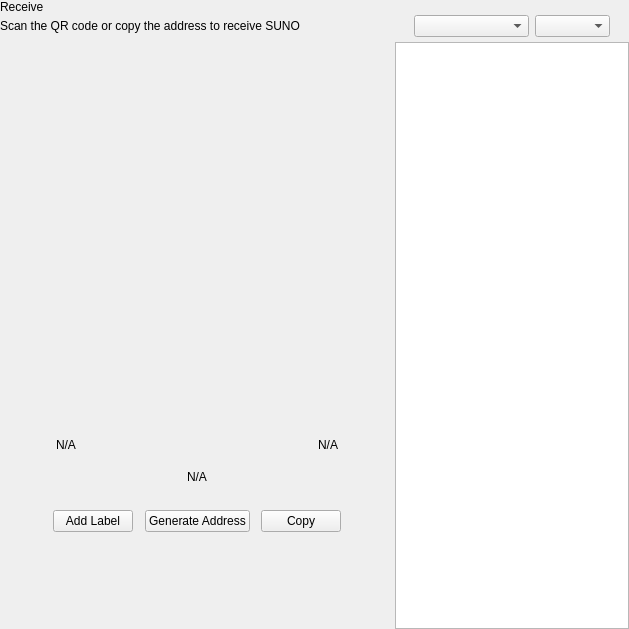
<?xml version="1.0" encoding="UTF-8"?>
<ui version="4.0">
 <class>ReceiveWidget</class>
 <widget class="QWidget" name="ReceiveWidget">
  <property name="geometry">
   <rect>
    <x>0</x>
    <y>0</y>
    <width>629</width>
    <height>629</height>
   </rect>
  </property>
  <property name="minimumSize">
   <size>
    <width>0</width>
    <height>0</height>
   </size>
  </property>
  <property name="windowTitle">
   <string>Form</string>
  </property>
  <layout class="QHBoxLayout" name="horizontalLayout_2" stretch="2,1">
   <property name="spacing">
    <number>0</number>
   </property>
   <property name="leftMargin">
    <number>0</number>
   </property>
   <property name="topMargin">
    <number>0</number>
   </property>
   <property name="rightMargin">
    <number>0</number>
   </property>
   <property name="bottomMargin">
    <number>0</number>
   </property>
   <item>
    <widget class="QWidget" name="left" native="true">
     <layout class="QVBoxLayout" name="verticalLayout_3">
      <property name="leftMargin">
       <number>0</number>
      </property>
      <property name="topMargin">
       <number>0</number>
      </property>
      <property name="rightMargin">
       <number>0</number>
      </property>
      <property name="bottomMargin">
       <number>0</number>
      </property>
      <item>
       <layout class="QVBoxLayout" name="verticalLayout_2">
        <property name="spacing">
         <number>0</number>
        </property>
        <property name="leftMargin">
         <number>0</number>
        </property>
        <item>
         <layout class="QHBoxLayout" name="horizontalLayout_3">
          <property name="spacing">
           <number>0</number>
          </property>
          <item>
           <layout class="QVBoxLayout" name="verticalLayout_4">
            <property name="spacing">
             <number>5</number>
            </property>
            <item>
             <widget class="QLabel" name="labelTitle">
              <property name="text">
               <string>Receive</string>
              </property>
             </widget>
            </item>
            <item alignment="Qt::AlignTop">
             <widget class="QLabel" name="labelSubtitle1">
              <property name="text">
               <string>Scan the QR code or copy the address to receive SUNO</string>
              </property>
             </widget>
            </item>
           </layout>
          </item>
          <item>
           <spacer name="horizontalSpacer">
            <property name="orientation">
             <enum>Qt::Horizontal</enum>
            </property>
            <property name="sizeHint" stdset="0">
             <size>
              <width>40</width>
              <height>20</height>
             </size>
            </property>
           </spacer>
          </item>
         </layout>
        </item>
        <item>
         <spacer name="verticalSpacer_2">
          <property name="orientation">
           <enum>Qt::Vertical</enum>
          </property>
          <property name="sizeType">
           <enum>QSizePolicy::Expanding</enum>
          </property>
          <property name="sizeHint" stdset="0">
           <size>
            <width>20</width>
            <height>50</height>
           </size>
          </property>
         </spacer>
        </item>
        <item alignment="Qt::AlignHCenter">
         <widget class="QWidget" name="layoutQR" native="true">
          <property name="maximumSize">
           <size>
            <width>510</width>
            <height>16777215</height>
           </size>
          </property>
          <layout class="QVBoxLayout" name="verticalLayoutQr">
           <item>
            <spacer name="verticalSpacer11">
             <property name="orientation">
              <enum>Qt::Vertical</enum>
             </property>
             <property name="sizeType">
              <enum>QSizePolicy::Fixed</enum>
             </property>
             <property name="sizeHint" stdset="0">
              <size>
               <width>20</width>
               <height>20</height>
              </size>
             </property>
            </spacer>
           </item>
           <item alignment="Qt::AlignHCenter">
            <widget class="QLabel" name="labelQrImg">
             <property name="minimumSize">
              <size>
               <width>260</width>
               <height>260</height>
              </size>
             </property>
             <property name="maximumSize">
              <size>
               <width>260</width>
               <height>260</height>
              </size>
             </property>
             <property name="text">
              <string/>
             </property>
             <property name="alignment">
              <set>Qt::AlignCenter</set>
             </property>
            </widget>
           </item>
           <item>
            <spacer name="verticalSpacer_21">
             <property name="orientation">
              <enum>Qt::Vertical</enum>
             </property>
             <property name="sizeType">
              <enum>QSizePolicy::Fixed</enum>
             </property>
             <property name="sizeHint" stdset="0">
              <size>
               <width>20</width>
               <height>30</height>
              </size>
             </property>
            </spacer>
           </item>
           <item>
            <widget class="QWidget" name="widget" native="true">
             <property name="minimumSize">
              <size>
               <width>0</width>
               <height>0</height>
              </size>
             </property>
             <layout class="QHBoxLayout" name="horizontalLayout_5">
              <item>
               <widget class="QLabel" name="labelLabel">
                <property name="text">
                 <string notr="true">N/A</string>
                </property>
               </widget>
              </item>
              <item>
               <spacer name="horizontalSpacer_2">
                <property name="orientation">
                 <enum>Qt::Horizontal</enum>
                </property>
                <property name="sizeHint" stdset="0">
                 <size>
                  <width>141</width>
                  <height>20</height>
                 </size>
                </property>
               </spacer>
              </item>
              <item>
               <widget class="QLabel" name="labelDate">
                <property name="text">
                 <string notr="true">N/A</string>
                </property>
                <property name="alignment">
                 <set>Qt::AlignRight|Qt::AlignTrailing|Qt::AlignVCenter</set>
                </property>
               </widget>
              </item>
             </layout>
            </widget>
           </item>
           <item>
            <widget class="QLabel" name="labelAddress">
             <property name="sizePolicy">
              <sizepolicy hsizetype="Expanding" vsizetype="Preferred">
               <horstretch>0</horstretch>
               <verstretch>0</verstretch>
              </sizepolicy>
             </property>
             <property name="minimumSize">
              <size>
               <width>300</width>
               <height>0</height>
              </size>
             </property>
             <property name="text">
              <string notr="true">N/A</string>
             </property>
             <property name="alignment">
              <set>Qt::AlignCenter</set>
             </property>
            </widget>
           </item>
           <item>
            <spacer name="verticalSpacer_4">
             <property name="orientation">
              <enum>Qt::Vertical</enum>
             </property>
             <property name="sizeType">
              <enum>QSizePolicy::Fixed</enum>
             </property>
             <property name="sizeHint" stdset="0">
              <size>
               <width>20</width>
               <height>20</height>
              </size>
             </property>
            </spacer>
           </item>
           <item>
            <layout class="QHBoxLayout" name="horizontalLayout_4">
             <item alignment="Qt::AlignHCenter">
              <widget class="QPushButton" name="pushButtonLabel">
               <property name="focusPolicy">
                <enum>Qt::NoFocus</enum>
               </property>
               <property name="text">
                <string>Add Label</string>
               </property>
              </widget>
             </item>
             <item alignment="Qt::AlignHCenter">
              <widget class="QPushButton" name="pushButtonNewAddress">
               <property name="focusPolicy">
                <enum>Qt::NoFocus</enum>
               </property>
               <property name="text">
                <string>Generate Address</string>
               </property>
              </widget>
             </item>
             <item alignment="Qt::AlignHCenter">
              <widget class="QPushButton" name="pushButtonCopy">
               <property name="focusPolicy">
                <enum>Qt::NoFocus</enum>
               </property>
               <property name="text">
                <string>Copy</string>
               </property>
              </widget>
             </item>
            </layout>
           </item>
           <item>
            <spacer name="verticalSpacer_3">
             <property name="orientation">
              <enum>Qt::Vertical</enum>
             </property>
             <property name="sizeType">
              <enum>QSizePolicy::Expanding</enum>
             </property>
             <property name="sizeHint" stdset="0">
              <size>
               <width>20</width>
               <height>20</height>
              </size>
             </property>
            </spacer>
           </item>
          </layout>
         </widget>
        </item>
        <item>
         <spacer name="verticalSpacer">
          <property name="orientation">
           <enum>Qt::Vertical</enum>
          </property>
          <property name="sizeHint" stdset="0">
           <size>
            <width>20</width>
            <height>40</height>
           </size>
          </property>
         </spacer>
        </item>
       </layout>
      </item>
     </layout>
    </widget>
   </item>
   <item>
    <widget class="QWidget" name="right" native="true">
     <layout class="QVBoxLayout" name="verticalLayout_5">
      <property name="spacing">
       <number>0</number>
      </property>
      <property name="leftMargin">
       <number>1</number>
      </property>
      <property name="topMargin">
       <number>0</number>
      </property>
      <property name="rightMargin">
       <number>0</number>
      </property>
      <property name="bottomMargin">
       <number>0</number>
      </property>
      <item>
       <layout class="QVBoxLayout" name="container_right">
        <property name="spacing">
         <number>0</number>
        </property>
        <property name="leftMargin">
         <number>0</number>
        </property>
        <property name="rightMargin">
         <number>0</number>
        </property>
        <item>
         <layout class="QVBoxLayout" name="verticalLayout">
          <property name="spacing">
           <number>6</number>
          </property>
          <property name="leftMargin">
           <number>19</number>
          </property>
          <property name="rightMargin">
           <number>19</number>
          </property>
          <item>
           <widget class="OptionButton" name="btnRequest" native="true"/>
          </item>
          <item>
           <widget class="OptionButton" name="btnMyAddresses" native="true">
            <property name="sizePolicy">
             <sizepolicy hsizetype="Preferred" vsizetype="Minimum">
              <horstretch>0</horstretch>
              <verstretch>0</verstretch>
             </sizepolicy>
            </property>
           </widget>
          </item>
         </layout>
        </item>
        <item>
         <widget class="QWidget" name="sortWidget" native="true">
          <layout class="QHBoxLayout" name="horizontalLayout_6">
           <property name="leftMargin">
            <number>19</number>
           </property>
           <property name="rightMargin">
            <number>19</number>
           </property>
           <property name="bottomMargin">
            <number>5</number>
           </property>
           <item>
            <spacer name="horizontalSpacer_3">
             <property name="orientation">
              <enum>Qt::Horizontal</enum>
             </property>
             <property name="sizeHint" stdset="0">
              <size>
               <width>40</width>
               <height>20</height>
              </size>
             </property>
            </spacer>
           </item>
           <item>
            <widget class="QComboBox" name="comboBoxSort">
             <property name="sizePolicy">
              <sizepolicy hsizetype="Preferred" vsizetype="Fixed">
               <horstretch>0</horstretch>
               <verstretch>0</verstretch>
              </sizepolicy>
             </property>
             <property name="minimumSize">
              <size>
               <width>115</width>
               <height>0</height>
              </size>
             </property>
            </widget>
           </item>
           <item>
            <widget class="QComboBox" name="comboBoxSortOrder">
             <property name="sizePolicy">
              <sizepolicy hsizetype="Preferred" vsizetype="Fixed">
               <horstretch>0</horstretch>
               <verstretch>0</verstretch>
              </sizepolicy>
             </property>
             <property name="minimumSize">
              <size>
               <width>75</width>
               <height>0</height>
              </size>
             </property>
            </widget>
           </item>
          </layout>
         </widget>
        </item>
        <item>
         <widget class="QListView" name="listViewAddress"/>
        </item>
       </layout>
      </item>
     </layout>
    </widget>
   </item>
  </layout>
 </widget>
 <customwidgets>
  <customwidget>
   <class>OptionButton</class>
   <extends>QWidget</extends>
   <header>qt/supernodecoin/optionbutton.h</header>
   <container>1</container>
  </customwidget>
 </customwidgets>
 <resources/>
 <connections/>
</ui>
